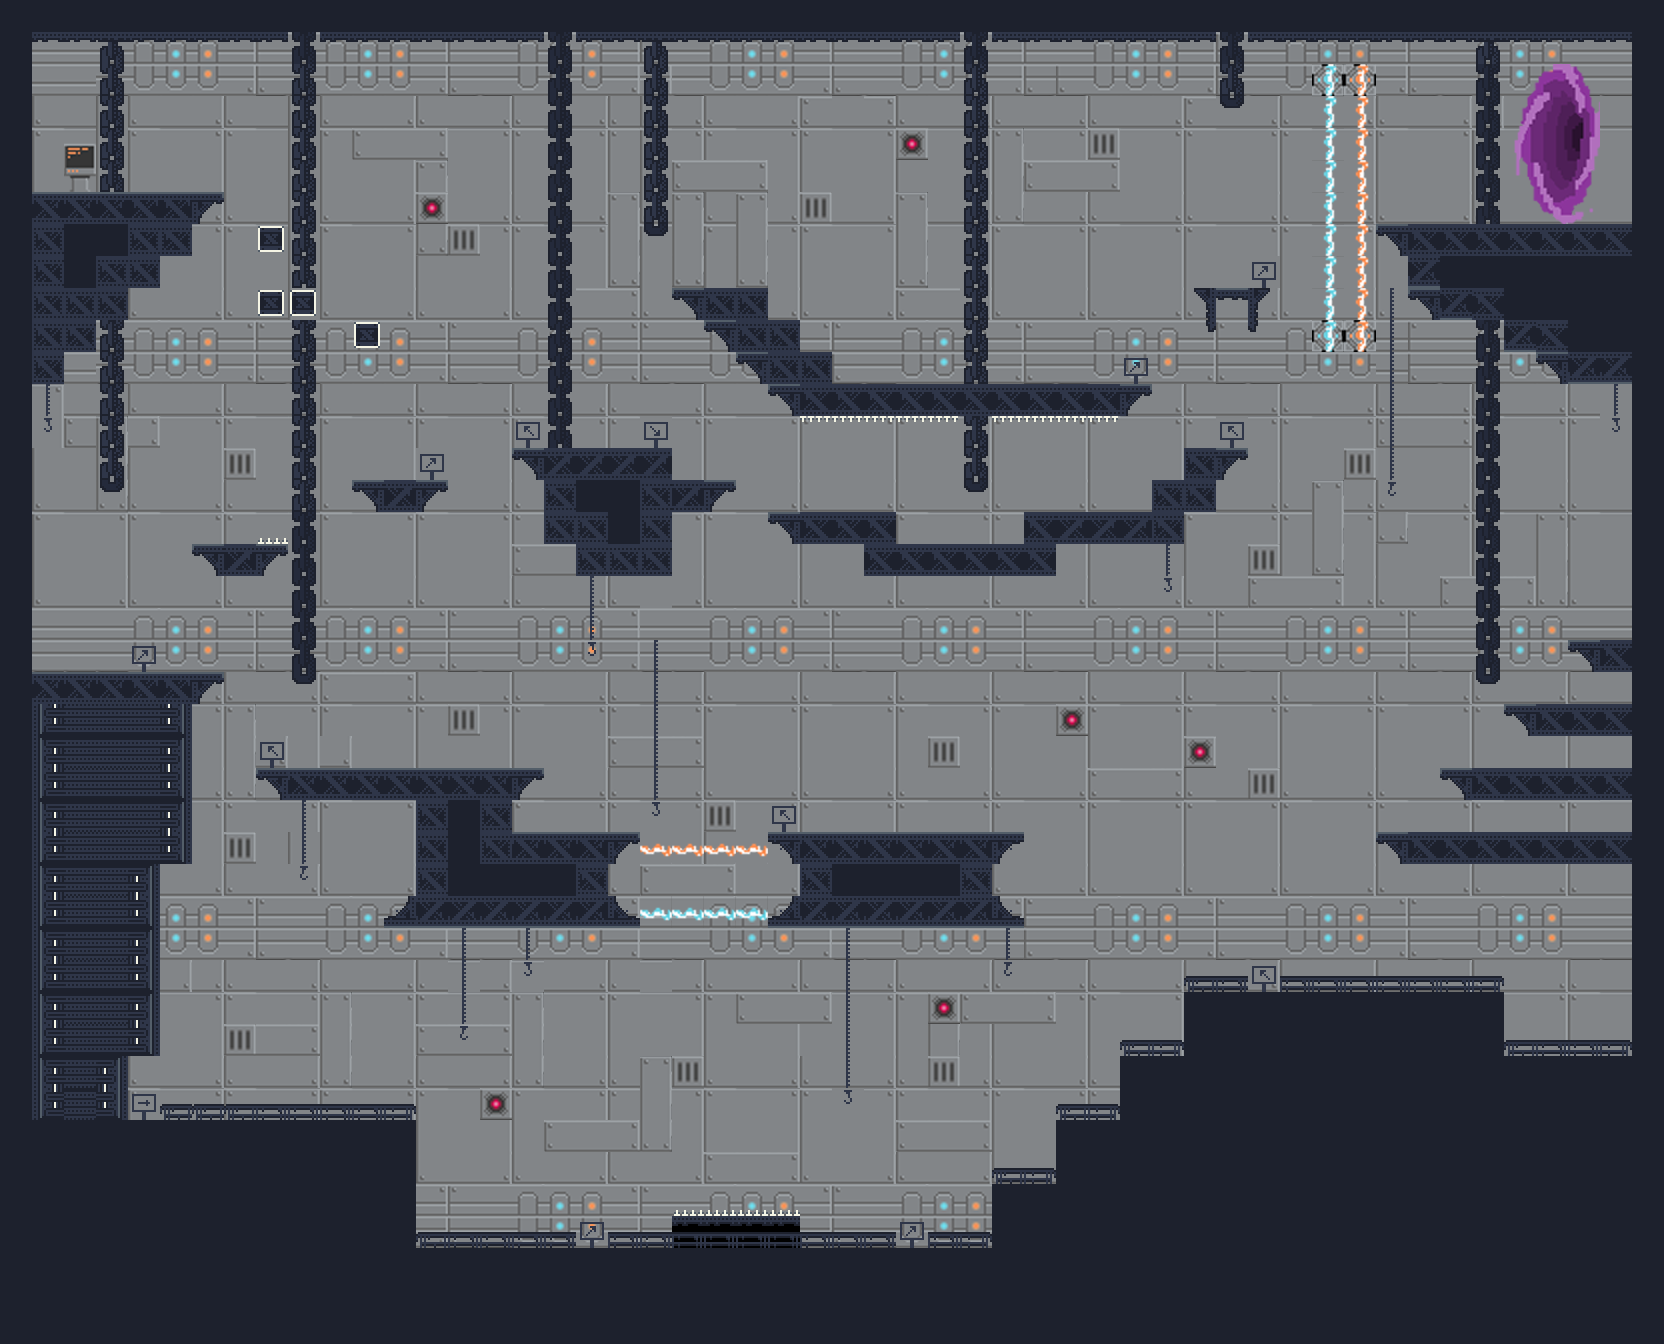

A level layout from a 2D game, rendered from its tile map. Below: a short description, then the map file with tile-grid data replaced by summaries:
An orthogonal 52x42 tile map with 32x32 px tiles, 3 tile layers (Background, Platforms, Desactivable), 4 tilesets and 72 objects (59x solid, 5x hazard, 4x platform, desactivable, item, ...).

<map version="1.2" tiledversion="1.2.4" orientation="orthogonal" renderorder="right-down" width="52" height="42" tilewidth="32" tileheight="32" infinite="0" nextlayerid="9" nextobjectid="74">
 <tileset firstgid="1" name="0x72_16x16RobotTileset.v1" tilewidth="32" tileheight="32" tilecount="1024" columns="32">
  <image source="0x72_16x16RobotTileset.v1.png" width="1024" height="1024" />
  <tile id="199">
   <animation>
    <frame tileid="199" duration="10" />
    <frame tileid="200" duration="10" />
    <frame tileid="201" duration="10" />
   </animation>
  </tile>
  <tile id="256">
   <animation>
    <frame tileid="256" duration="10" />
    <frame tileid="257" duration="10" />
    <frame tileid="258" duration="10" />
   </animation>
  </tile>
  <tile id="259">
   <animation>
    <frame tileid="259" duration="10" />
    <frame tileid="260" duration="10" />
    <frame tileid="261" duration="10" />
   </animation>
  </tile>
 </tileset>
 <tileset firstgid="1025" name="Background fill" tilewidth="32" tileheight="32" tilecount="144" columns="9">
  <image source="Background fill.PNG" width="294" height="523" />
 </tileset>
 <tileset firstgid="1169" name="industrial.v1" tilewidth="32" tileheight="32" tilecount="1024" columns="32">
  <image source="industrial.v1.png" width="1024" height="1024" />
 </tileset>
 <tileset firstgid="2193" name="Vortex Portal" tilewidth="32" tileheight="32" tilecount="100" columns="10">
  <image source="Vortex Portal.png" width="345" height="345" />
 </tileset>
 <layer id="1" name="Background" width="52" height="42">
  <data>[2184 cells, 2184 non-empty, 32 distinct tile ids]</data>
 </layer>
 <layer id="2" name="Platforms" width="52" height="42">
  <data>[2184 cells, 984 non-empty, 55 distinct tile ids]</data>
 </layer>
 <layer id="4" name="Desactivable" width="52" height="42">
  <data>[2184 cells, 18 non-empty, 2 distinct tile ids]</data>
 </layer>
 <objectgroup id="3" name="Colliders">
  <object id="1" name="Floor" type="solid" x="258.014" y="227.33" width="25.9944" height="25.996" />
  <object id="2" name="Floor" type="solid" x="257.978" y="291.354" width="26" height="25.9844" />
  <object id="3" name="Floor" type="solid" x="290.016" y="291.327" width="26.0408" height="26.0639" />
  <object id="4" name="Floor" type="solid" x="353.985" y="323.293" width="26.0273" height="26.0362" />
  <object id="5" name="Platform" type="platform" x="1568" y="641.333" width="64.0417" height="12" />
  <object id="6" name="Platform" type="platform" x="1504" y="705.333" width="127.958" height="12.6667" />
  <object id="7" name="Platform" type="platform" x="1440" y="769.333" width="192" height="12.3333" />
  <object id="8" name="Platform" type="platform" x="1376" y="833.333" width="256.029" height="11.6667" />
  <object id="9" name="Floor" type="solid" x="1632" y="0" width="32" height="1072" />
  <object id="10" name="Floor" type="solid" x="0" y="0" width="1631.5" height="42.6667" />
  <object id="11" name="Floor" type="solid" x="1.33333" y="43" width="29.3333" height="669" />
  <object id="12" name="Floor" type="solid" x="30.5" y="673.833" width="192.5" height="31" />
  <object id="13" name="Floor" type="solid" x="160.5" y="704.333" width="30" height="160" />
  <object id="14" name="Floor" type="solid" x="127.5" y="845.833" width="32.5" height="211.5" />
  <object id="15" name="Floor" type="solid" x="95.5" y="1055.83" width="32" height="64" />
  <object id="16" name="Ground" type="solid" x="127" y="1120.33" width="288" height="32" />
  <object id="17" name="Ground" type="solid" x="383" y="1152.83" width="32" height="96" />
  <object id="18" name="Ground" type="solid" x="416" y="1249.33" width="576" height="32" />
  <object id="19" name="Ground" type="solid" x="992" y="1185.33" width="32" height="64" />
  <object id="20" name="Ground" type="solid" x="1024" y="1185.33" width="64" height="32" />
  <object id="21" name="Ground" type="solid" x="1056" y="1121.33" width="32" height="64" />
  <object id="22" name="Ground" type="solid" x="1088" y="1121.33" width="64" height="32" />
  <object id="23" name="Ground" type="solid" x="1120" y="1057.33" width="32" height="64" />
  <object id="24" name="Ground" type="solid" x="1152.5" y="1058.83" width="64" height="32" />
  <object id="25" name="Ground" type="solid" x="1184" y="993.333" width="32" height="64" />
  <object id="26" name="Ground" type="solid" x="1216" y="993.333" width="287.5" height="32" />
  <object id="27" name="Ground" type="solid" x="1472" y="1025.33" width="32" height="64" />
  <object id="28" name="Ground" type="solid" x="1504" y="1057.33" width="127.75" height="32" />
  <object id="29" name="Floor" type="solid" x="32" y="193.333" width="192" height="32" />
  <object id="30" name="Floor" type="solid" x="32" y="225.333" width="160" height="32" />
  <object id="31" name="Floor" type="solid" x="32" y="257.333" width="129" height="32" />
  <object id="32" name="Floor" type="solid" x="32" y="289.333" width="96" height="32" />
  <object id="33" name="Floor" type="solid" x="32" y="321.333" width="64.5" height="32" />
  <object id="34" name="Floor" type="solid" x="32" y="353.333" width="32" height="32" />
  <object id="36" name="Floor" type="solid" x="1376" y="225.333" width="256" height="32" />
  <object id="37" name="Floor" type="solid" x="1536.5" y="353.333" width="95" height="32" />
  <object id="38" name="Floor" type="solid" x="1407.5" y="289.333" width="224.5" height="32" />
  <object id="39" name="Floor" type="solid" x="1408" y="257.333" width="224.5" height="32" />
  <object id="40" name="Floor" type="solid" x="1504" y="321.333" width="127.5" height="32" />
  <object id="41" name="Floor" type="solid" x="1194" y="288.333" width="77" height="44.5" />
  <object id="42" name="Floor" type="solid" x="768" y="833.333" width="257" height="33" />
  <object id="43" name="Floor" type="solid" x="768" y="897.333" width="257" height="33" />
  <object id="44" name="Floor" type="solid" x="800" y="866.083" width="192.5" height="31.5" />
  <object id="45" name="Floor" type="solid" x="384" y="897.333" width="257" height="33" />
  <object id="46" name="Floor" type="solid" x="192" y="545.333" width="96" height="31.5" />
  <object id="47" name="Floor" type="solid" x="416" y="833.333" width="224" height="33" />
  <object id="48" name="Floor" type="solid" x="416" y="865.333" width="192.5" height="31.5" />
  <object id="49" name="Floor" type="solid" x="256" y="769.333" width="287" height="31.5" />
  <object id="50" name="Floor" type="solid" x="416" y="801.333" width="96" height="31.5" />
  <object id="51" name="Floor" type="solid" x="352" y="481.333" width="96" height="31.5" />
  <object id="52" name="Floor" type="solid" x="768" y="513.333" width="127.5" height="31.5" />
  <object id="53" name="Floor" type="solid" x="864" y="544.583" width="192" height="32.25" />
  <object id="54" name="Floor" type="solid" x="1024" y="512.583" width="161" height="32.25" />
  <object id="55" name="Floor" type="solid" x="1152" y="480.583" width="64.5" height="32.25" />
  <object id="56" name="Floor" type="solid" x="1184" y="449.333" width="64.5" height="31.5" />
  <object id="57" name="Floor" type="solid" x="512" y="449.333" width="159.5" height="31.5" />
  <object id="58" name="Floor" type="solid" x="544" y="481.128" width="192" height="31.7045" />
  <object id="59" name="Floor" type="solid" x="544" y="512.992" width="128" height="31.8409" />
  <object id="60" name="Floor" type="solid" x="576" y="544.788" width="96" height="32.0455" />
  </objectgroup>
 <objectgroup id="5" name="Hazards">
  <!-- 6 objects omitted --></objectgroup>
 <objectgroup id="6" name="Activables">
  <!-- 1 objects omitted --></objectgroup>
 <objectgroup id="7" name="Respawn">
  <!-- 1 objects omitted --></objectgroup>
 <objectgroup id="8" name="End">
  <!-- 1 objects omitted --></objectgroup>
</map>
<!-- 13 of 72 objects omitted -->
